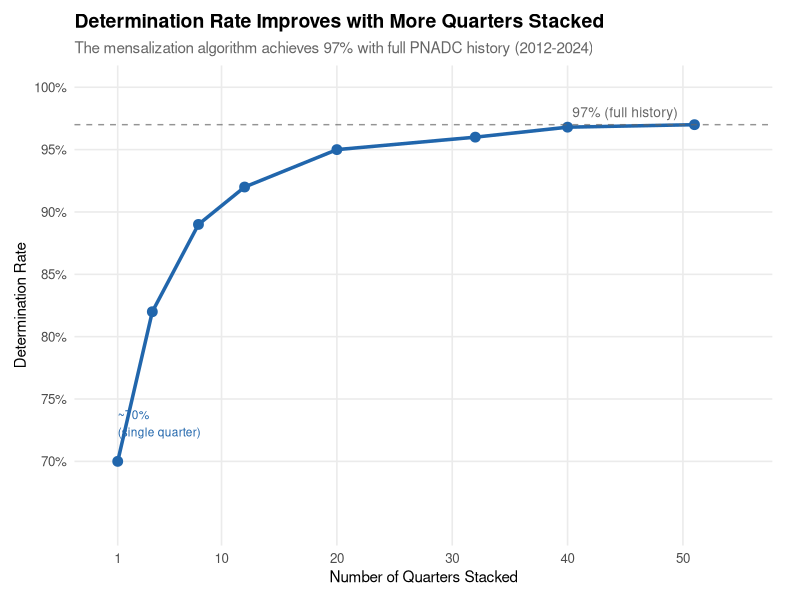

The R source for this figure:
# =============================================================================
# Generate Figures for download-and-prepare.Rmd Vignette
# =============================================================================
#
# This script generates the determination rate figure for the vignette.
# The data shown is based on empirical results from the mensalization algorithm.
#
# =============================================================================

library(ggplot2)
library(data.table)

# Output directories
fig_dir <- "d:/Dropbox/Artigos/mensalizacao_pnad/output/vignette/figures/download-and-prepare"
pkg_fig_dir <- "d:/Dropbox/Artigos/mensalizacao_pnad/PNADCperiods/vignettes/figures/download-and-prepare"

dir.create(fig_dir, recursive = TRUE, showWarnings = FALSE)
dir.create(pkg_fig_dir, recursive = TRUE, showWarnings = FALSE)

# Standard figure settings
fig_width <- 9
fig_height <- 5
fig_dpi <- 150

# =============================================================================
# Figure 1: Determination Rate vs Number of Quarters Stacked
# =============================================================================

# Empirical data based on algorithm behavior
# Single quarter: ~65-75% (varies by quarter)
# More quarters: improves due to panel tracking
det_rate_data <- data.table(
  quarters = c(1, 4, 8, 12, 20, 32, 40, 51),
  det_rate = c(0.70, 0.82, 0.89, 0.92, 0.95, 0.96, 0.968, 0.970)
)

# Create the plot
p1 <- ggplot(det_rate_data, aes(x = quarters, y = det_rate * 100)) +
  geom_line(color = "#2166ac", linewidth = 1.2) +
  geom_point(color = "#2166ac", size = 3) +
  geom_hline(yintercept = 97, linetype = "dashed", color = "#666666", alpha = 0.7) +
  annotate("text", x = 45, y = 98, label = "97% (full history)", 
           color = "#666666", size = 3.5, hjust = 0.5) +
  annotate("text", x = 1, y = 72, label = "~70%\n(single quarter)", 
           color = "#2166ac", size = 3, hjust = 0, vjust = 0) +
  scale_x_continuous(
    breaks = c(1, 10, 20, 30, 40, 50),
    limits = c(0, 55)
  ) +
  scale_y_continuous(
    breaks = seq(70, 100, by = 5),
    limits = c(65, 100),
    labels = function(x) paste0(x, "%")
  ) +
  labs(
    title = "Determination Rate Improves with More Quarters Stacked",
    subtitle = "The mensalization algorithm achieves 97% with full PNADC history (2012-2024)",
    x = "Number of Quarters Stacked",
    y = "Determination Rate"
  ) +
  theme_minimal(base_size = 12) +
  theme(
    plot.title = element_text(face = "bold", size = 14),
    plot.subtitle = element_text(color = "#666666", size = 11),
    panel.grid.minor = element_blank(),
    axis.title = element_text(size = 11),
    plot.margin = margin(10, 20, 10, 10)
  )

# Save figure
ggsave(file.path(fig_dir, "fig-determination-rate.png"),
       plot = p1, width = fig_width, height = fig_height, 
       dpi = fig_dpi, bg = "white")

cat("Figure saved to:", file.path(fig_dir, "fig-determination-rate.png"), "\n")

# Copy to package vignettes folder
file.copy(
  file.path(fig_dir, "fig-determination-rate.png"),
  file.path(pkg_fig_dir, "fig-determination-rate.png"),
  overwrite = TRUE
)

cat("Figure copied to:", pkg_fig_dir, "\n")
cat("\nDone!\n")
